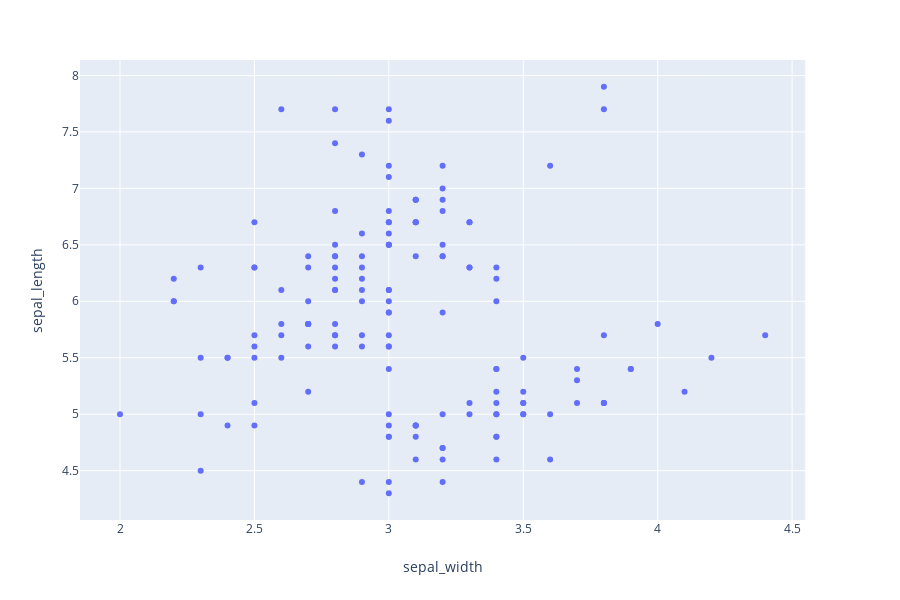

Here is the notebook cell this chart was saved with:
### Code cell
# https://plot.ly/python/line-and-scatter/
import plotly.express as px
iris = px.data.iris()
fig = px.scatter(iris, x="sepal_width", y="sepal_length")
fig.show()

### Figure 1 — Plotly figure (JSON) as saved in the notebook; plotly's stock layout.template omitted (floating-point values rounded to 4 significant figures; data arrays with more than 128 entries replaced by an {"elided": "..."} marker saying what was removed)
{"data": [{"hoverlabel": {"namelength": 0}, "hovertemplate": "sepal_width=%{x}<br>sepal_length=%{y}", "legendgroup": "", "marker": {"color": "#636efa", "symbol": "circle"}, "mode": "markers", "name": "", "showlegend": false, "type": "scatter", "x": {"elided": "150 float values"}, "xaxis": "x", "y": {"elided": "150 float values"}, "yaxis": "y"}], "layout": {"height": 600, "legend": {"tracegroupgap": 0}, "margin": {"t": 60}, "xaxis": {"anchor": "y", "domain": [0, 0.98], "title": {"text": "sepal_width"}}, "yaxis": {"anchor": "x", "domain": [0, 1], "title": {"text": "sepal_length"}}}}
